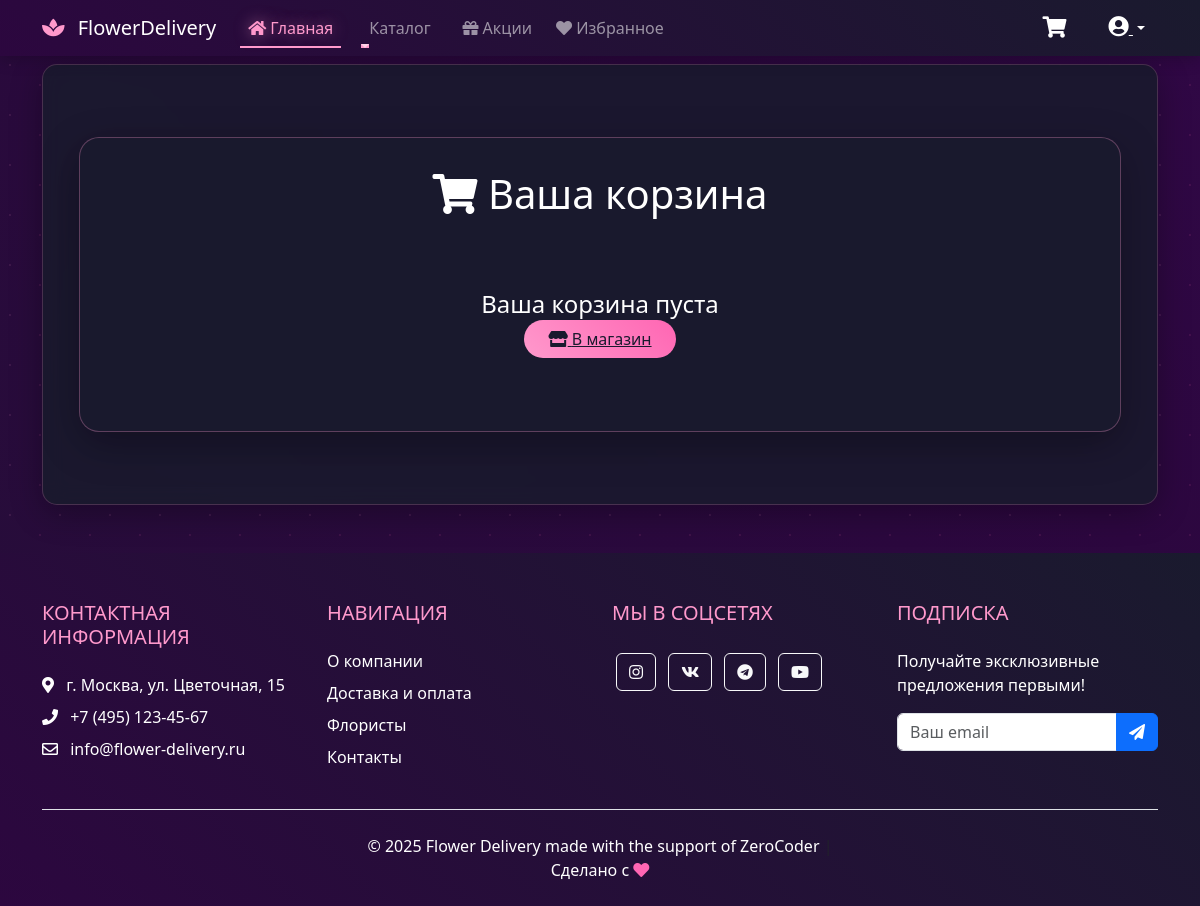
The page /detail (signed in) on the database as committed earlier.
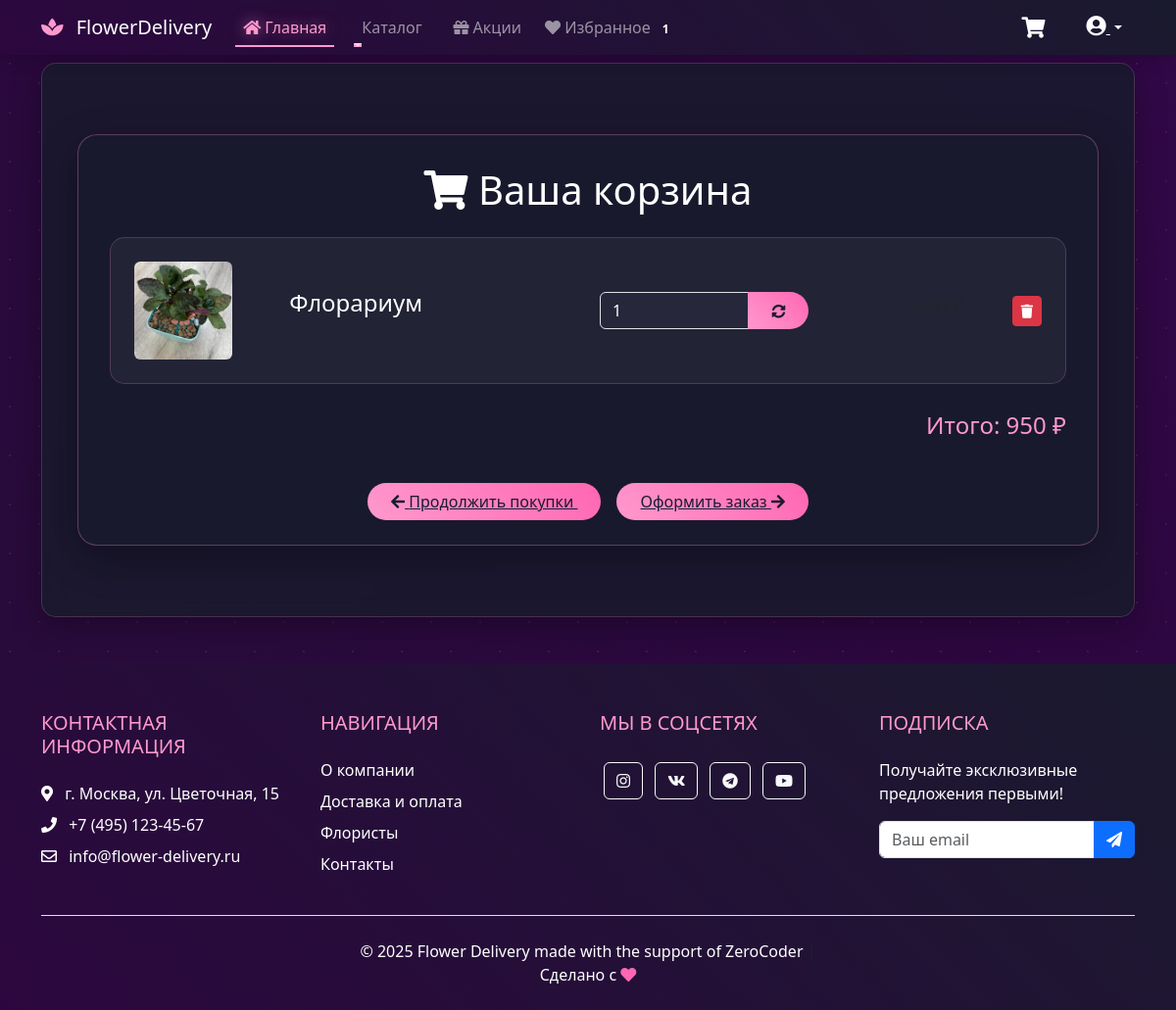
The same page on the database as committed later.
### flower_app/models.py (models this page shows, shortened)
class CartItem(models.Model):
    cart = models.ForeignKey(Cart, related_name='items', on_delete=models.CASCADE)
    product = models.ForeignKey(Product, on_delete=models.CASCADE)
    quantity = models.PositiveIntegerField(default=1)
    def total_price(self):
        return self.product.price * self.quantity

class Product(models.Model):
    CATEGORY_CHOICES = [
        ('product', 'Свежие цветы'),
        ('bouquet', 'Букеты'),
        ('gorshok', 'Комнатные цветы'),
    ]
    category = models.CharField(
        max_length=10,
        choices=CATEGORY_CHOICES,
        default='product'
    )
    name = models.CharField(max_length=100)
    price = models.DecimalField(max_digits=6, decimal_places=2)
    description = models.TextField()
    image = models.ImageField(upload_to='products/')

class Cart(models.Model):
    user = models.OneToOneField(settings.AUTH_USER_MODEL, on_delete=models.CASCADE)
    created_at = models.DateTimeField(auto_now_add=True)
    updated_at = models.DateTimeField(auto_now=True)
    def total_price(self):
        return sum(item.total_price() for item in self.items.all())

### flower_app/views.py (the view)
# urls.py: path('detail', cart_detail, name='detail'),
@login_required
def cart_detail(request):
    cart, created = Cart.objects.get_or_create(user=request.user)
    return render(request, 'flower_app/detail.html', {'cart': cart})

### flower_app/context_processors.py (called while the page is built)
def favorites(request):
    if request.user.is_authenticated:
        return {
            'user_favorites': Favorite.objects.filter(user=request.user).values_list('product_id', flat=True)
        }
    return {}

### flower_app/templates/flower_app/detail.html (shortened to what this page needs)
{% extends "flower_app/base.html" %}
{% load static humanize %}
{% block content %}
<div class="container py-5">
    <div class="cart-container">
        <h1 class="text-center mb-4" style="color: white;;">
            <i class="fas fa-shopping-cart"></i> Ваша корзина
        </h1>
        {% if cart.items.all %}
            {% for item in cart.items.all %}
            <div class="cart-item">
                <div class="row align-items-center">
                    <div class="col-md-2">
                        <img src="{{ item.product.image.url }}"
                             alt="{{ item.product.name }}"
                             class="img-fluid rounded"
                             style="max-height: 100px;">
                    </div>
                    <div class="col-md-4">
                        <h4 style="color: white;">{{ item.product.name }}</h4>
                    </div>
                    <div class="col-md-3">
                        <form action="{% url 'flower_app:update' item.product.id %}" method="post">
                            <div class="input-group">
                                <input type="number"
                                       name="quantity"
                                       value="{{ item.quantity }}"
                                       min="1" max="99"
                                       class="form-control"
                                       style="background: rgba(40,40,60,0.9); color: white;">
                                <button type="submit" class="btn btn-sm btn-cart">
                                    <i class="fas fa-sync-alt"></i>
                                </button>
                            </div>
                        </form>
                    </div>
                    <div class="col-md-2 text-end">
                        <h5>{{ item.total_price|floatformat:"0"|intcomma }} ₽</h5>
                    </div>
                    <div class="col-md-1 text-end">
                        <a href="{% url 'flower_app:remove' item.product.id %}"
                           class="btn btn-danger btn-sm">
                            <i class="fas fa-trash"></i>
                        </a>
                    </div>
                </div>
            </div>
            {% endfor %}
            <div class="cart-total mt-4">
                Итого: {{ cart.total_price|floatformat:"0"|intcomma }} ₽
            </div>
            <div class="text-center mt-5">
                <a href="{% url 'flower_app:catalog_flowers' %}" class="btn-cart me-3">
                    <i class="fas fa-arrow-left"></i> Продолжить покупки
                </a>
                <a href="{% url 'flower_app:order_create' %}" class="btn-cart">
                    Оформить заказ <i class="fas fa-arrow-right"></i>
                </a>
            </div>
        {% else %}
            <div class="text-center py-5">
                <h4 style="color: white;">Ваша корзина пуста</h4>
                <a href="{% url 'flower_app:catalog_flowers' %}" class="btn-cart mt-3">
                    <i class="fas fa-store"></i> В магазин
                </a>
            </div>
        {% endif %}
    </div>
</div>
{% endblock %}

Rows that differ between the two databases and show on the page:
added CartItem: product.image (picture), product.name "Флорариум", quantity "1"
now on this page (row edited): Cart: total_price "950"
Other text that changed with them:
{{ user_favorites|length }}: (not shown) → "1"
text no longer shown: "Ваша корзина пуста В магазин"
text now shown: "Итого: ₽ Продолжить покупки Оформить заказ"
